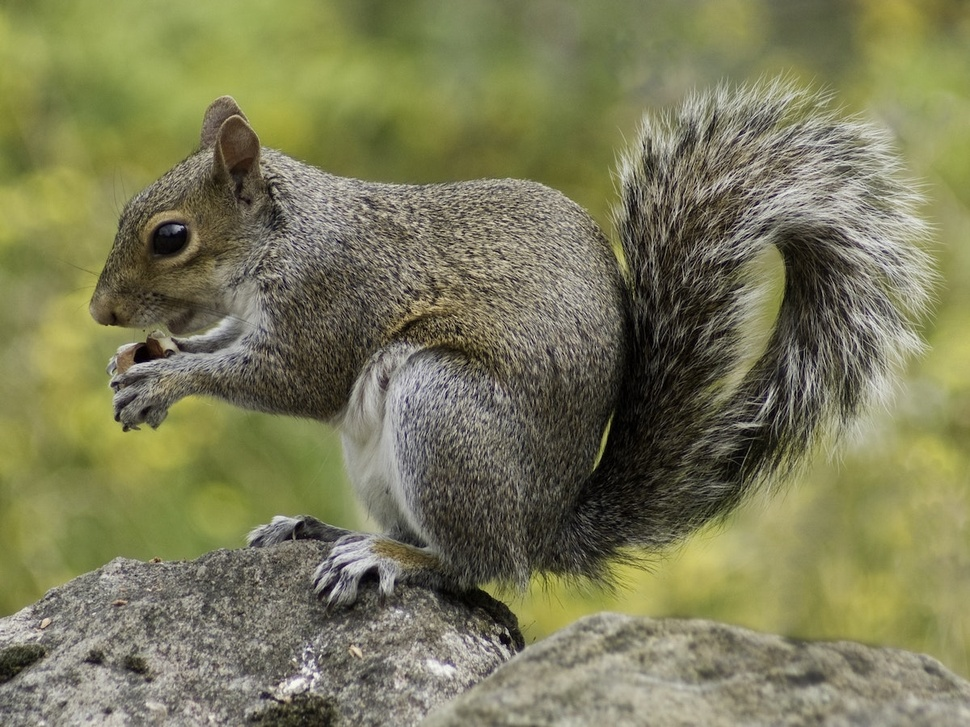
#> input picture data/squirrel.jpg, 970 x 727 px, shrunk from 1200 x 900 before the run, found by its file name
$ python opencv_course_blur.py
#> lines starting #> are read from the running program, lines starting #| are printed output that depends on the picture
import os
import cv2

img = cv2.imread(os.path.join(".", "data", "squirrel.jpg"))
#> img is the input picture: shape (727, 970, 3); mean B, G, R 88.5, 122.8, 123.2
noise_img = cv2.imread(os.path.join(".", "data", "noise.png"))
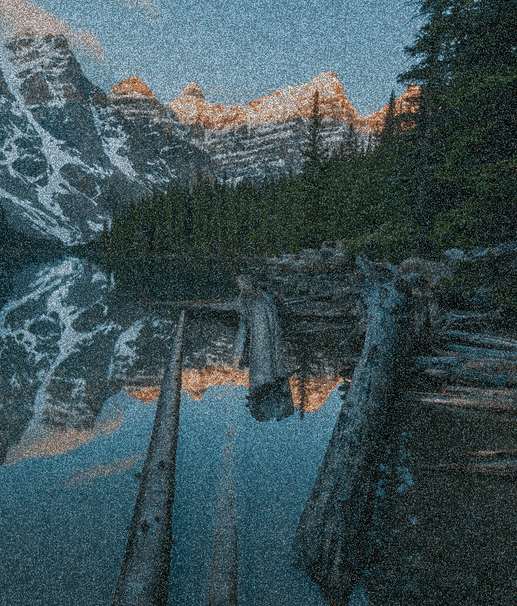
#> input picture data/noise.png, 517 x 606 px, shrunk from 640 x 750 before the run, found by its file name
#> noise_img is the input picture: shape (606, 517, 3); mean B, G, R 86.9, 82.2, 62.1

k_size = 11
blur_img = cv2.blur(img, (k_size,1))
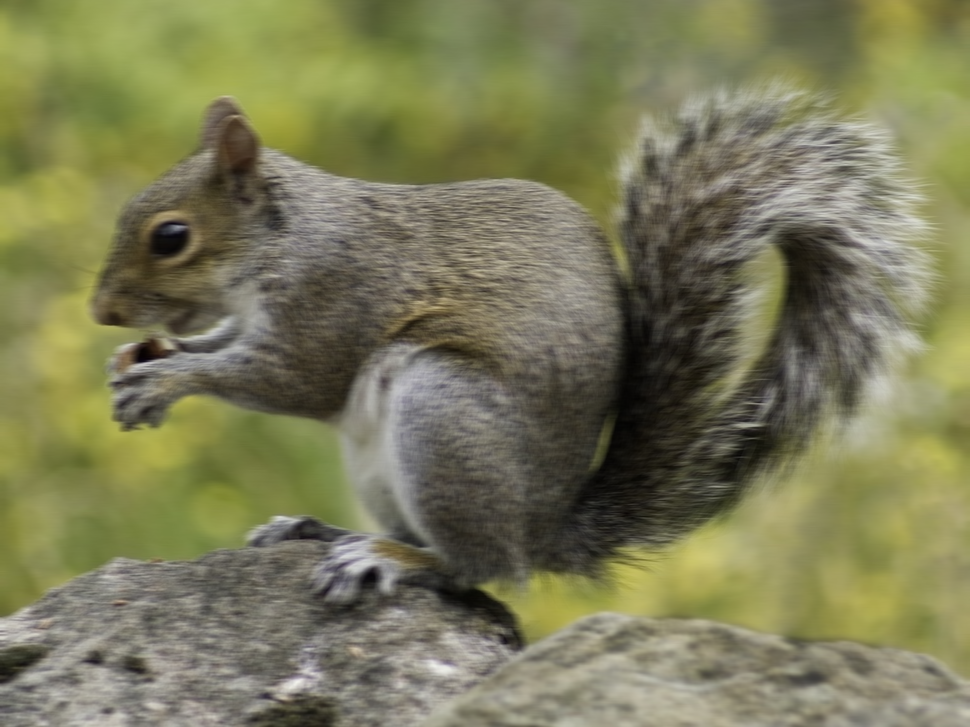
#> blur_img: shape (727, 970, 3); mean B, G, R 88.5, 122.8, 123.2
gaus_img = cv2.GaussianBlur(img, (k_size,k_size), 3)
median_img = cv2.medianBlur(img, k_size)
noise_median_img = cv2.medianBlur(noise_img, k_size)
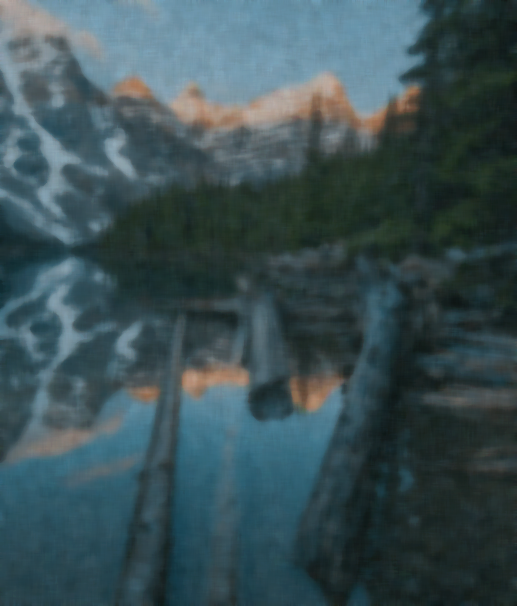
#> noise_median_img: shape (606, 517, 3); mean B, G, R 84.8, 80.1, 59.1

cv2.imshow('image', img)
cv2.imshow('noise_image', noise_img)
cv2.imshow('noise_median_img', noise_median_img)

#cv2.imshow('blur_img', blur_img)
#cv2.imshow('gaus_img', gaus_img)
#cv2.imshow('median_img', median_img)

cv2.waitKey(0)
